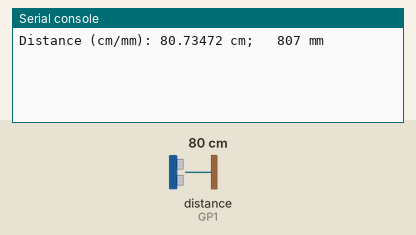
This program was run on a simulated Raspberry Pi Pico running MicroPython. Shown: the last lines printed to the serial console. The inputs (shaded band) are chosen by the test bench; at power-on: distance to the obstacle (sensor on GP1) 80 cm. The echo pulse lasts 58.3 µs per cm; library files of the repository ran but are not shown: hcsr04.py.

Above: at 1.2 s.
1.3 s: distance to the obstacle (sensor on GP1) set to 2 cm
At 2.6 s:
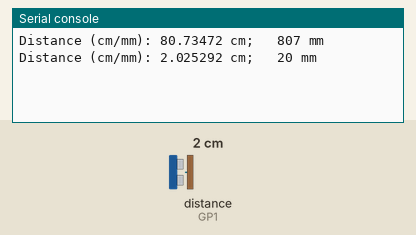
2.8 s: distance to the obstacle (sensor on GP1) set to 4 cm
At 4.4 s:
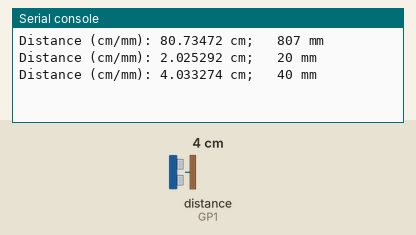
Timing chart, 0 to 5.9 s (numbered marks = the images above; inputs shaded):
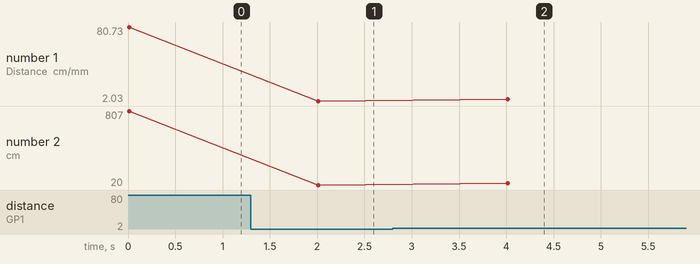

Measured:
- after the input at 1.3 s, the serial console: prints a new line after 0.71 s (image 1)
- after the input at 2.8 s, the serial console: prints a new line after 1.2 s (image 2)
- plotted number 1: 80.73 → 2.03 after the input at 1.3 s, 2.03 → 4.03 after the input at 2.8 s
- plotted number 2: 807 → 20 after the input at 1.3 s, 20 → 40 after the input at 2.8 s

The program:

61090020_HC-SR04P_Ultrasonic_Sensor.py
```python
# Assignment 3.2: HC-SR04P Ultrasonic Sensor for Pi Pico
# Docu: https://www.thaieasyelec.com/product/581/hc-sr04p-ultrasonic-sensor

import utime
from hcsr04 import HCSR04

sensor = HCSR04(trigger_pin=0, echo_pin=1, air_temp=25)

while True:
    try:
        distance_cm = sensor.distance_cm()
        distance_mm = sensor.distance_mm()
        print('Distance (cm/mm):', distance_cm, 'cm;\t', distance_mm, 'mm')
    except Exception as ex:
        print('ERROR getting distance:', ex)
    utime.sleep(2)
```
